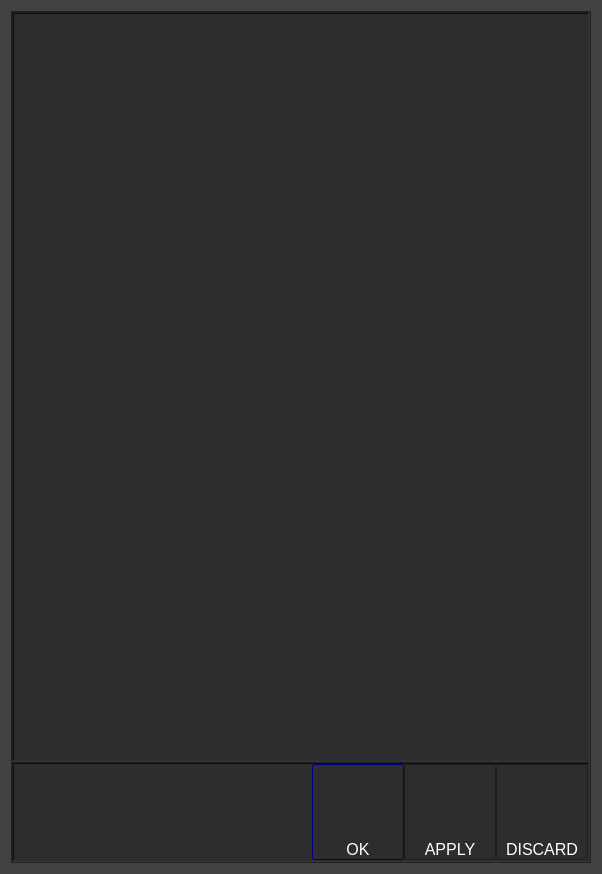
<?xml version="1.0" encoding="UTF-8"?>
<ui version="4.0">
 <class>SettingsDialog</class>
 <widget class="QDialog" name="SettingsDialog">
  <property name="geometry">
   <rect>
    <x>0</x>
    <y>0</y>
    <width>602</width>
    <height>870</height>
   </rect>
  </property>
  <property name="sizePolicy">
   <sizepolicy hsizetype="Fixed" vsizetype="Fixed">
    <horstretch>0</horstretch>
    <verstretch>0</verstretch>
   </sizepolicy>
  </property>
  <property name="windowTitle">
   <string>Dialog</string>
  </property>
  <property name="styleSheet">
   <string notr="true">QDialog { 

	background-color: rgb(66, 66, 66);
}

QFrame {
	background-color: rgb(45, 45, 45);
}

QPushButton {
	
    border: 1px solid #1f1f1f;
    border-radius: 2px;
    background-color: qlineargradient(x1: 0, y1: 0, x2: 0, y2: 1,
                                      stop: 0 #464646, stop: 1 #2f2f2f);
	color: white;
    min-width: 90px;
	text-align: bottom;
	font-size: 16px;
}

QPushButton:pressed {
    background-color: qlineargradient(x1: 0, y1: 0, x2: 0, y2: 1,
                                      stop: 0 #2f2f2f, stop: 1 #464646);
}

QPushButton:flat {
    border: none; /* no border for a flat push button */
}

QPushButton:default {
    border-color: navy; /* make the default button prominent */
}




</string>
  </property>
  <property name="modal">
   <bool>false</bool>
  </property>
  <layout class="QVBoxLayout" name="verticalLayout_2">
   <item>
    <widget class="QFrame" name="settingsFrame">
     <property name="frameShape">
      <enum>QFrame::StyledPanel</enum>
     </property>
     <property name="frameShadow">
      <enum>QFrame::Raised</enum>
     </property>
     <layout class="QVBoxLayout" name="verticalLayout">
      <property name="spacing">
       <number>0</number>
      </property>
      <property name="leftMargin">
       <number>0</number>
      </property>
      <property name="topMargin">
       <number>0</number>
      </property>
      <property name="rightMargin">
       <number>0</number>
      </property>
      <property name="bottomMargin">
       <number>0</number>
      </property>
      <item>
       <widget class="QFrame" name="frame">
        <property name="sizePolicy">
         <sizepolicy hsizetype="Preferred" vsizetype="Expanding">
          <horstretch>0</horstretch>
          <verstretch>0</verstretch>
         </sizepolicy>
        </property>
        <property name="minimumSize">
         <size>
          <width>0</width>
          <height>750</height>
         </size>
        </property>
        <property name="frameShape">
         <enum>QFrame::WinPanel</enum>
        </property>
        <property name="frameShadow">
         <enum>QFrame::Sunken</enum>
        </property>
       </widget>
      </item>
      <item>
       <widget class="QFrame" name="bottomButtonFrame">
        <property name="sizePolicy">
         <sizepolicy hsizetype="Preferred" vsizetype="Preferred">
          <horstretch>0</horstretch>
          <verstretch>0</verstretch>
         </sizepolicy>
        </property>
        <property name="minimumSize">
         <size>
          <width>0</width>
          <height>100</height>
         </size>
        </property>
        <property name="maximumSize">
         <size>
          <width>16777215</width>
          <height>100</height>
         </size>
        </property>
        <property name="frameShape">
         <enum>QFrame::WinPanel</enum>
        </property>
        <property name="frameShadow">
         <enum>QFrame::Sunken</enum>
        </property>
        <layout class="QHBoxLayout" name="horizontalLayout_3">
         <property name="spacing">
          <number>0</number>
         </property>
         <property name="leftMargin">
          <number>0</number>
         </property>
         <property name="topMargin">
          <number>0</number>
         </property>
         <property name="rightMargin">
          <number>0</number>
         </property>
         <property name="bottomMargin">
          <number>0</number>
         </property>
         <item>
          <spacer name="horizontalSpacer">
           <property name="orientation">
            <enum>Qt::Horizontal</enum>
           </property>
           <property name="sizeType">
            <enum>QSizePolicy::Expanding</enum>
           </property>
           <property name="sizeHint" stdset="0">
            <size>
             <width>300</width>
             <height>20</height>
            </size>
           </property>
          </spacer>
         </item>
         <item>
          <layout class="QHBoxLayout" name="horizontalLayout">
           <property name="spacing">
            <number>0</number>
           </property>
           <item>
            <widget class="QPushButton" name="okButton">
             <property name="maximumSize">
              <size>
               <width>100</width>
               <height>100</height>
              </size>
             </property>
             <property name="font">
              <font>
               <pointsize>-1</pointsize>
               <bold>false</bold>
              </font>
             </property>
             <property name="styleSheet">
              <string notr="true"/>
             </property>
             <property name="text">
              <string>OK</string>
             </property>
            </widget>
           </item>
           <item>
            <widget class="QPushButton" name="applyButton">
             <property name="maximumSize">
              <size>
               <width>100</width>
               <height>100</height>
              </size>
             </property>
             <property name="font">
              <font>
               <pointsize>-1</pointsize>
               <bold>false</bold>
              </font>
             </property>
             <property name="styleSheet">
              <string notr="true"/>
             </property>
             <property name="text">
              <string>APPLY</string>
             </property>
            </widget>
           </item>
           <item>
            <widget class="QPushButton" name="discardButton">
             <property name="maximumSize">
              <size>
               <width>100</width>
               <height>100</height>
              </size>
             </property>
             <property name="font">
              <font>
               <pointsize>-1</pointsize>
               <bold>false</bold>
              </font>
             </property>
             <property name="styleSheet">
              <string notr="true"/>
             </property>
             <property name="text">
              <string>DISCARD</string>
             </property>
            </widget>
           </item>
          </layout>
         </item>
        </layout>
       </widget>
      </item>
     </layout>
    </widget>
   </item>
  </layout>
 </widget>
 <resources/>
 <connections/>
</ui>
